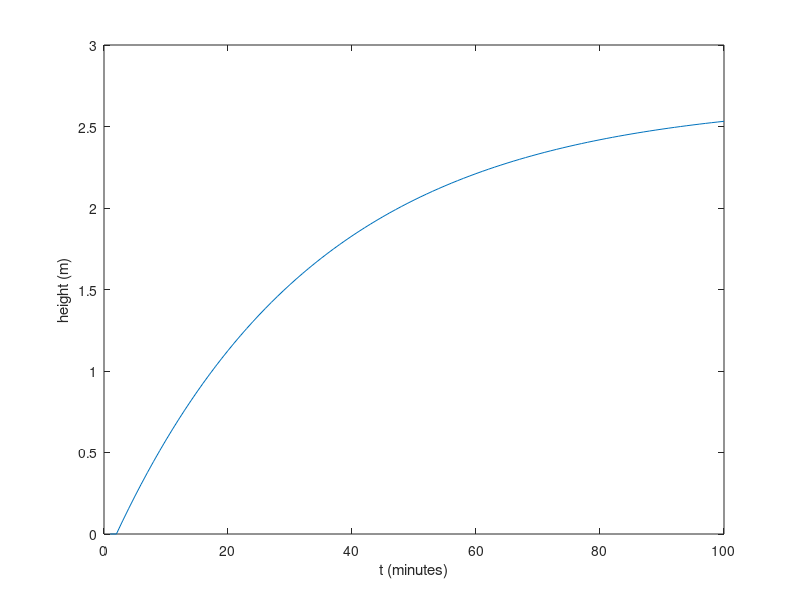

The MATLAB source for this figure:
A = 10;
R = 10;
dt = 1;
Hmax = 4;
Gp = 0.2;
t = 1:100;
h(1:2) = 0;
for i= 2:(length(t)-1)
	h(i+1) = (1 - (dt/(A*R)))*(h(i)) + ((Gp(dt))/A)*(Hmax-h(i));
end

figure;
plot(t,h);
xlabel('t (minutes)');
ylabel('height (m)');